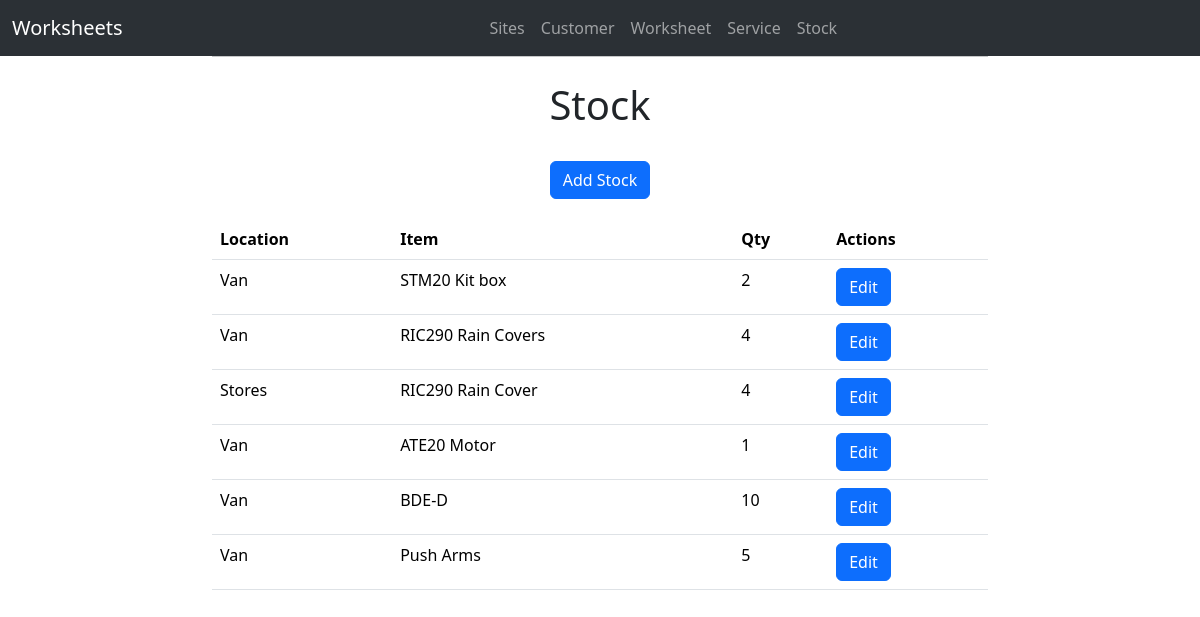
Before: /stock/ with the older database file.
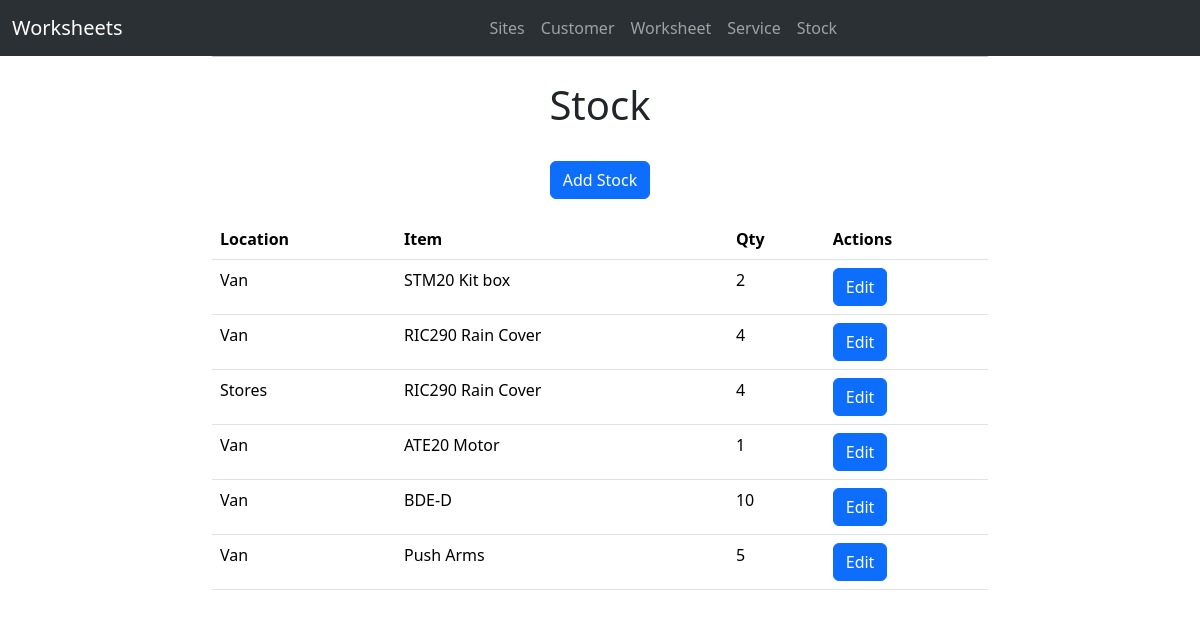
After: the same page with the newer database file.
### workforms/models.py (models this page shows, shortened)
class Stock(models.Model):
    qty = models.IntegerField()
    item = models.CharField(max_length=50)
    description = models.TextField()
    location = models.CharField(max_length=50, choices=Choices.stock_location)
    cost_price = models.IntegerField(default=0)
    sale_price = models.IntegerField(default=0)

### workforms/views.py (the view)
# urls.py: path('stock/', stock, name='Stock Sheet'),
def stock(request):
    stocks = Stock.objects.all()
    return render(request, 'stock.html', {'stocks': stocks})

### workforms/templates/stock.html
{% extends 'base.html' %}
{% block content %}
<div class="text-center" style="margin: 20px;">
  <h1>Stock</h1>
  <br>
  <a class="btn btn-primary" href="/stock/add_stock/" role="button">Add Stock</a>
</div>
  <table class="table">
  <thead>
    <tr>
      <th scope="col">Location</th>
      <th scope="col">Item</th>
      <th scope="col">Qty</th>
      <th scope="col">Actions</th>
    </tr>
  </thead>
  <tbody>
    {% for x in stocks %}
    <tr>
      <td>{{ x.location }}</td>
      <td>{{ x.item }}</td>
      <td>{{ x.qty }}</td>
      <td><a class="btn btn-primary" href="/stock/edit_stock/{{ x.id }}" role="button">Edit</a></td>
    </tr>
    {% endfor %}
  </tbody>
</table>
{% endblock %}

Changed rows visible on the page:
changed Stock (number 2 of 6 on the later page): item "RIC290 Rain Covers" → "RIC290 Rain Cover"
